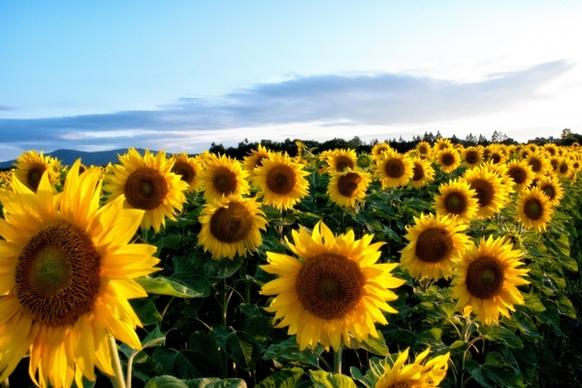
#> input picture CV EXP/test.jpg, 582 x 388 px
$ python CV26.py
#> lines starting #> are read from the running program, lines starting #| are printed output that depends on the picture; after the words box and inside, x2 and y2 are one past the last pixel; in counts of white or black regions, pixels touching at a corner belong together
import cv2
import numpy as np

# ---------- Unicode-safe image loading ----------
image_path = r"C:\Users\Jerry David\OneDrive\문서\CV EXP\test.jpg"

with open(image_path, "rb") as f:
    data = np.frombuffer(f.read(), np.uint8)

img = cv2.imdecode(data, cv2.IMREAD_COLOR)
#> img is the input picture: shape (388, 582, 3); mean B, G, R 100.6, 137.8, 141.3

# Safety check
if img is None:
    print("Error: Image not loaded")
    exit()

# ---------- Convert to Grayscale ----------
gray = cv2.cvtColor(img, cv2.COLOR_BGR2GRAY)
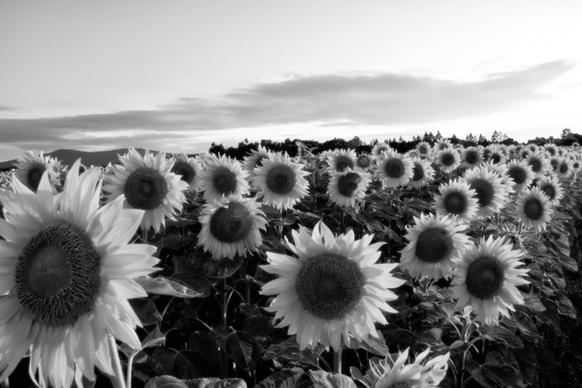
#> gray: shape (388, 582); min 0, max 255, mean 134.6

# ---------- Convert to Binary Image ----------
_, binary = cv2.threshold(gray, 127, 255, cv2.THRESH_BINARY)
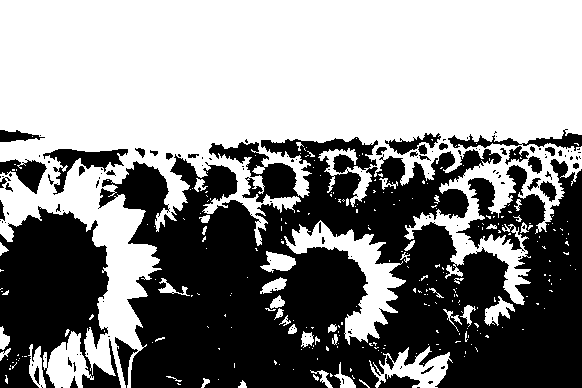
#> binary: shape (388, 582); 54.3% white; 134 black regions (95 under 20 px), largest, box (x1, y1, x2, y2) and area: (98, 137, 582, 388) 82197, (0, 206, 121, 388) 14411, (43, 149, 128, 195) 1250

# ---------- Structuring Element ----------
kernel = np.ones((5, 5), np.uint8)

# ---------- Apply Opening ----------
opened = cv2.morphologyEx(binary, cv2.MORPH_OPEN, kernel)
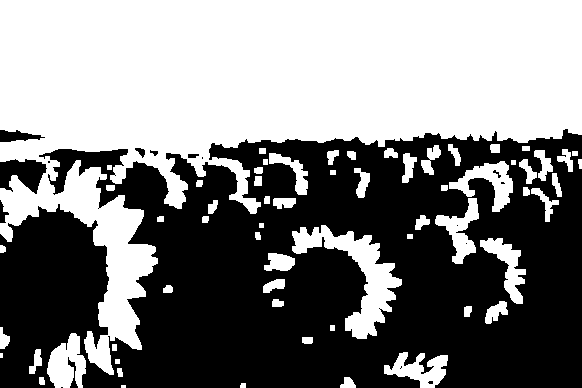
#> opened: shape (388, 582); 50.4% white; 17 black regions (8 under 20 px), largest, box (x1, y1, x2, y2) and area: (0, 129, 582, 388) 110357, (0, 159, 47, 194) 1054, (0, 130, 45, 142) 326

# ---------- Display Results ----------
cv2.imshow("Original Binary Image", binary)
cv2.imshow("Opened Image (Opening)", opened)

cv2.waitKey(0)
cv2.destroyAllWindows()
